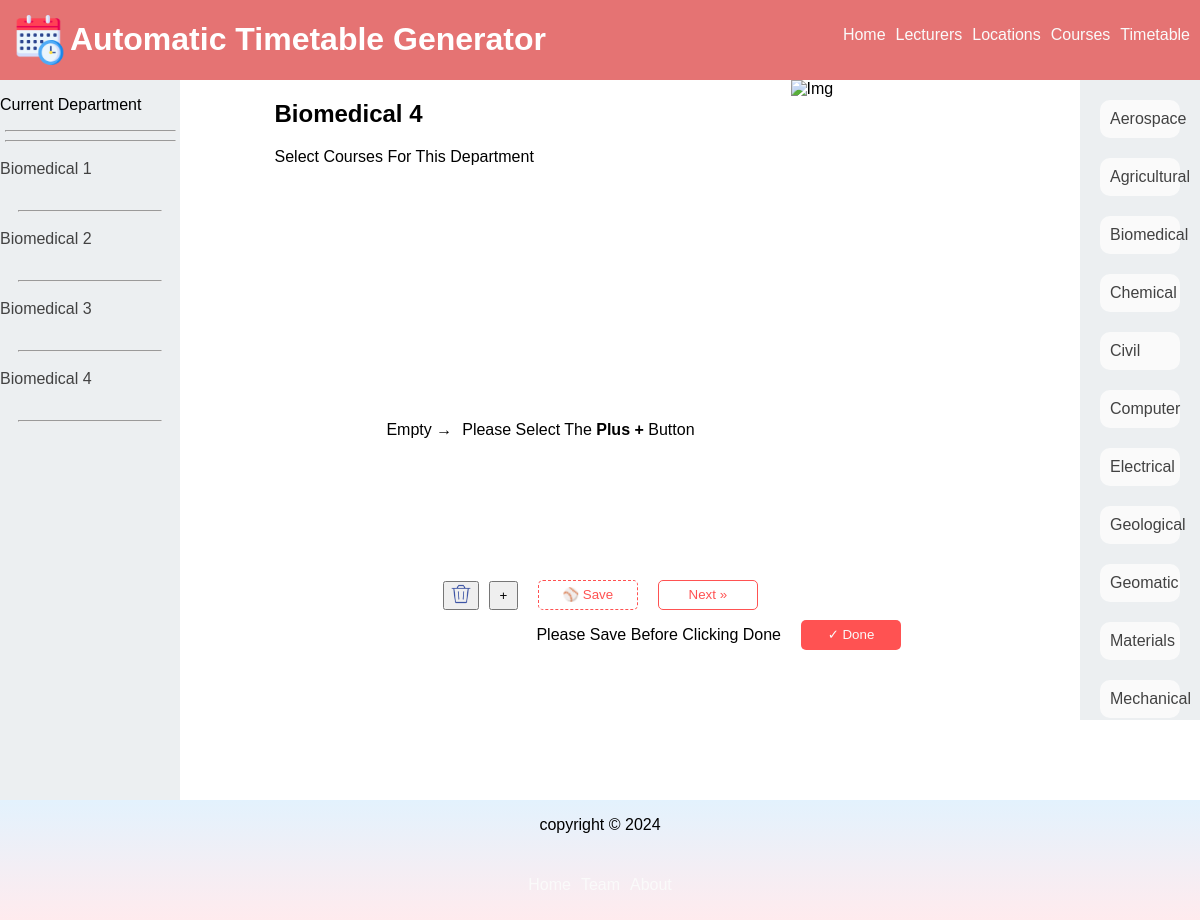
/select/Engineering/Biomedical/4, run on the app's committed database.
### webversion/models.py (models this page shows, shortened)
class Department(models.Model):
    name = models.CharField(max_length=255, null=True)
    code = models.CharField(max_length=50, null=True)
    college = models.CharField(max_length=255, null=True)
    max_yg = models.PositiveSmallIntegerField(default=4, null=True)

### webversion/views.py (the view, shortened to what this page needs)
# urls.py: path('select/<str:college>/<str:dname>/<int:id>', views.secondPage, name='pagetwo'),
def secondPage(request, college, dname,id):
    template = loader.get_template("page2.html")
    department = Department.objects.get(name=dname, college=college)
    departments = Department.objects.filter(college=college)
    max_yg = department.max_yg
    year_groups = [i for i in range(1,max_yg+1)]
    course = Course.objects.filter(department_id = department.id, year_group=id)
    average_Courses_Per_Day = 5
    result = {}
    for course_id in selected_courses:
        scourse = Course.objects.get(id=course_id)
        result[course_id] = scourse
    lastdepartment = departments.filter().last().id
    firstdepartment = departments.filter().first().id
    page = id - 1
    tp = id
    if((page == 0) and (department.id is not lastdepartment)):
        d = department.id + 1
        dname = departments.get(id = d)
        page = 4
    if((department.id == lastdepartment) and (page == 0)):
        page = "viewselected"
    context = {
        "courses" : course, "departments" : departments,"college": college
        ,"ldept":lastdepartment, "result":result, "year_groups": year_groups, "dname": dname, "page" : page, "tp":tp, "department": department
    }
    return HttpResponse(template.render(context, request))

### webversion/Templates/page2.html (shortened to what this page needs)
{% extends 'main.html' %}
{% load static %}
    {% block content %}
<div class="deptsection">
    <div class="sidenav">
        <div class="leftsubnav">
            <p>current department</p>
            <hr width="95%">
            <hr width="95%">
            {% for year_group in year_groups %}
            <div class="subnav">
                <a href="/select/{{department.college}}/{{department.name}}/{{year_group}}">{{department.name}} {{year_group}}</a>
            </div>
            <hr width="80%">
            {% endfor %}
        </div>
    </div>
    <div class="main">
        <div class="mainhead">
            <div class="left">
                <h2>{{ department.name }} {{ tp }}</h2>
                <p>Select courses for this Department</p>
            </div>
            <img id="book1" src="{% static 'book1.gif' %}" alt="img">
        </div>
        <div class="firstyear">
            <form method="post">
                <div class="scourses">
                    {% for course in courses %}
                    <div class="inner">
                        <div class="selectcourses" onclick="checkbox(id)" id="course{% cycle "1" "2" "3" "4" "5" "6" "7" "8" "9" "10" "11" "12" "13" "14" "15" "16" "17" "18" "19" "20" "21" "22" "23" %}">
                            <input type="checkbox" id="{{ course.code }}" value="{{ course.id }}" name="course{% cycle "1" "2" "3" "4" "5" "6" "7" "8" "9" "10" "11" "12" "13" "14" "15" "16" "17" "18" "19" "20" "21" "22" "23" %}">
                            <label for="{{ course.code }}">
                                {{course.code}}
                            </label>
                        </div>
                        <a href="/editcourse/{{course.code}}" target="_parent"">
                            <button id="editCourse" type="button" value="{{ course.id }}">
                                <img src="{% static 'pencil.png' %}" alt="EditCourse" width="10px" height="10px">
                            </button>
                        </a>
                    </div>
                    {% empty %}
                    <p>empty &#8594;</p><br>
                    <p>please select the <strong>plus &plus;</strong> button</button></p>
                    {% endfor %}
                </div>
                <div class="btns">
                    <button type="submit" id="deletecourse" formmethod="post" formaction="/deletecourse/{{college}}/{{department.name}}/{{tp}}">
                        <img src="{% static 'trash-can.png' %}" width="20px" height="20px">
                    </button>
                    <a href="/addaCoursePage/{{department.id}}/{{tp}}">
                        <button type="button" id="addCourse" value="Add A Course" style="width: 29px; height: 29px; margin-left: 10px;">
                            &plus;
                        </button>
                    </a>
                    <a href=""><button id="save" type="submit" value="post">&#9918; Save</button></a>
                    {% if page >= 1 %}
                    <button id="nextbtn" type="submit" value="post" formaction="/select/{{college}}/{{dname}}/{{page}}">Next &raquo;</button>
                    {% endif %}
                </div>
                <div class="span">
                    <p>Please save before clicking done</p>
                <button id="done" type="submit" value="post" formaction="/select/{{college}}/viewselected">&#10003; Done</button>
                </div>
            </form>
        </div>
    </div>
    <div class="rightnav">
        <div class="rightsubnav">
            {% for department in departments %}
            <div class="departments" id="dept{% cycle "1" "2" "3" "4" "5" "6" "7" "8" "9" "10" "11" "12" "13" "14" "15" "16" "17" "18" "19" "20" "21" "22" "23" %}">
                <a href="/select/{{department.college}}/{{department.name}}/{{department.max_yg}}">
                    {{department.name}}
                </a>
            </div>
        {% endfor %}
        </div>
    </div>
</div>
{% endblock %}

### webversion/static/style.css (style rules this page uses)
* { box-sizing: border-box; font-family: Arial; max-width: 100%; text-decoration: none; list-style: none; }
body { display: flex; flex-direction: column; margin: 0; }
.deptsection { display: flex; flex-direction: row; justify-content: space-between; }
.deptsection .sidenav { width: 15%; position: fixed; background-color: #eceff1; min-height: 90vh; margin: 0; overflow-y: scroll; scrollbar-width: none; }
.sidenav .subnav { padding-top: 10px; }
.sidenav .subnav a { color: #424242; }
.deptsection .main { padding-left: 5px; width: 75%; margin-left: 15%; }
.firstyear form { width: 80%; }
.firstyear form .scourses { display: grid; grid-template-columns: auto auto auto auto; column-gap: 5px; margin: auto; justify-content: center; align-items: center; height: 300px; min-height: 300px; overflow-y: scroll; scrollbar-width: none; }
.firstyear form .btns { display: flex; flex-direction: row; justify-content: flex-end; align-items: flex-end; margin: auto; width: 60%; }
.firstyear form .btns #nextbtn { width: 100px; height: 30px; align-self: center; color: #ff5252; background-color: inherit; border-radius: 5px; border: #ff5252 solid 1px; margin-left: 20px; }
.span { display: flex; flex-direction: row; justify-content: flex-end; }
#done { width: 100px; height: 30px; align-self: center; color: #fafafa; background-color: #ff5252; border-radius: 5px; border: none; margin-left: 20px; }
.firstyear form .btns #save { width: 100px; height: 30px; align-self: center; color: #ff5252; background-color: #ffff; border-radius: 5px; border: dashed #ff5252 1px; margin-left: 20px; }
.scourses { display: flex; flex-direction: row; justify-content: center; margin: 10% 5% 10% 5%; }
.deptsection #book1 { width: 200px; height: 200px; }
.deptsection .rightnav { width: 10%; display: flex; flex-direction: column; background-color: #eceff1; height: 80vh; overflow-y: scroll; scrollbar-width: none; }
.main .mainhead { display: flex; flex-direction: row; justify-content: space-between; width: 80%; margin: auto; }
.rightnav .rightsubnav { overflow-y: scroll; scrollbar-width: none; }
.deptsection .rightnav { position: fixed; right: 0px; left: 90%; }
.deptsection .rightnav .departments { padding: 10px; }
.rightnav .departments a { color: #424242; }
.departments { margin: 20px; padding: 10px; background-color: #fafafa; border-radius: 10px; }
.departments a { color: #424242; }

### data on the page
Department: name "Biomedical" "Biomedical" "Biomedical" "Biomedical", name "Biomedical"
Department: name "Aerospace"
Department: name "Agricultural"
Department: name "Chemical"
Department: name "Civil"
Department: name "Computer"
Department: name "Electrical"
Department: name "Geological"
Department: name "Geomatic"
Department: name "Materials"
Department: name "Mechanical"

### other printed values
{{ year_group }} "1" "2" "3" "4"
{{ tp }} "4"
